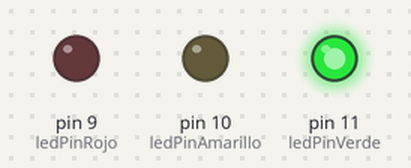
This sketch was run on a simulated Arduino Uno, built with avr-gcc and run on an emulated ATmega328P. On the bench: output pins drawn as LEDs (lit = HIGH).

Above: at 0.1 s.
At 60.1 s:
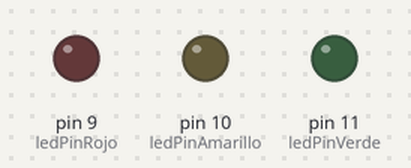
At 60.6 s:
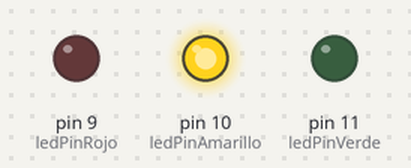
At 76.1 s:
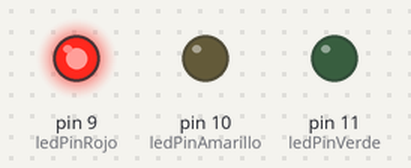
Timing chart, 0 to 107.5 s (numbered marks = the images above):
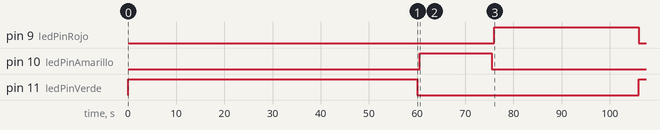

Measured:
- by itself, pin 9 (ledPinRojo): LOW → HIGH at 76.0 s, → LOW 30.0 s later
- by itself, pin 10 (ledPinAmarillo): LOW → HIGH at 60.5 s, → LOW 15.0 s later
- by itself, pin 11 (ledPinVerde): LOW → HIGH at 0.00 s, → LOW 60.0 s later, → HIGH 46.0 s later

The sketch:

semaforo.ino
```cpp
#define ledPinVerde 11
#define ledPinAmarillo 10
#define ledPinRojo 9

void setup()
{
  pinMode(ledPinVerde, OUTPUT);
  pinMode(ledPinAmarillo, OUTPUT);
  pinMode(ledPinRojo, OUTPUT);
}

void loop()
{
  digitalWrite(ledPinVerde, HIGH);
  delay(60000);
  digitalWrite(ledPinVerde, LOW);
  delay(500);

  digitalWrite(ledPinAmarillo, HIGH);
  delay(15000);
  digitalWrite(ledPinAmarillo, LOW);
  delay(500);

  digitalWrite(ledPinRojo, HIGH);
  delay(30000);
  digitalWrite(ledPinRojo, LOW);
}
```
